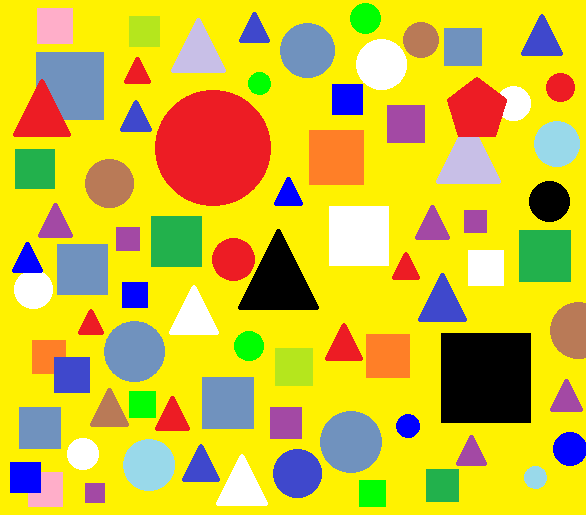
//> input picture test/detection triangle/t1.png, 586 x 515 px
$ ./triangle   (built with g++ and OpenCV 4)
//> lines starting //> are read from the running program, lines starting //| are printed output that depends on the picture; after the words box and inside, x2 and y2 are one past the last pixel; in counts of white or black regions, pixels touching at a corner belong together
#include "opencv2/opencv.hpp"
#include <iostream>


using namespace cv;

void drawStuff();
void drawAllTriangles(Mat&, const vector< vector<Point> >&);

Mat img_rgb,img_gray,canny_output,drawing;

int thresh = 100;
int max_thresh = 255;

int main(){
    img_rgb  = imread("t1.png");
//> img_rgb is the input picture: 515 rows x 586 cols, CV_8UC3; mean B, G, R 51.2, 191.9, 209.4
    cvtColor(img_rgb,img_gray,CV_RGB2GRAY);
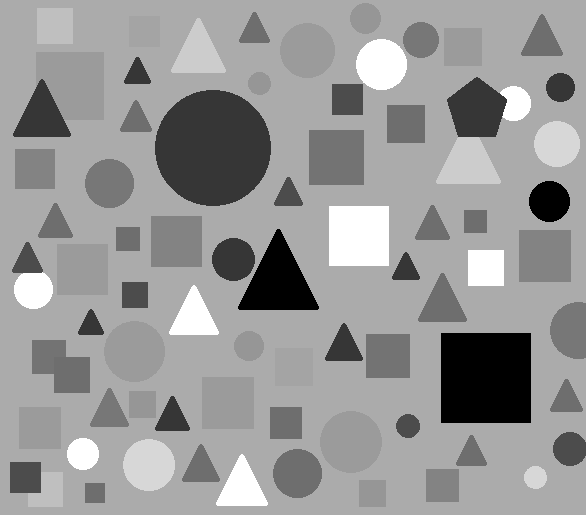
//> img_gray: 515 rows x 586 cols, CV_8UC1; min 0, max 255, mean 151.7
    imshow("InputImage",img_rgb);
    drawStuff();
    waitKey(0);
}

void drawStuff(){
    vector<vector<Point> > contours;
    vector<Vec4i> hierarchy;

    Canny( img_gray, canny_output, thresh, thresh*2, 3 );
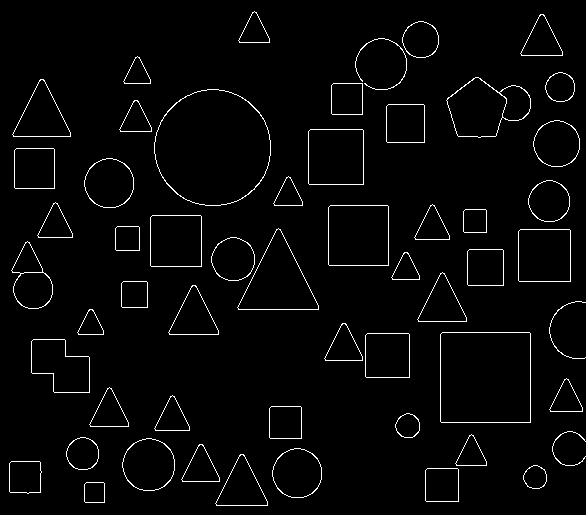
//> canny_output: 515 rows x 586 cols, CV_8UC1; 2.6% white in thin lines or dots
    imshow("Canny",canny_output);
    findContours( canny_output, contours, hierarchy, CV_RETR_TREE, CV_CHAIN_APPROX_SIMPLE, Point(0, 0) );
//> contours = 109 contours, 2 with area under 20; largest, box (x1, y1, x2, y2) and area: (154, 89, 271, 206) 10586, (154, 89, 271, 206) 10526, (440, 332, 531, 423) 8097, (440, 332, 531, 423) 8096, (328, 205, 389, 266) 3597
    drawing = Mat::zeros( canny_output.size(), CV_8UC3 );

    drawAllTriangles(drawing,contours);
    imshow("Triangles",drawing);
}

void drawAllTriangles(Mat& img, const vector< vector<Point> >& contours){
    vector<Point> approxTriangle;
    for(size_t i = 0; i < contours.size(); i++){
        approxPolyDP(contours[i], approxTriangle, arcLength(Mat(contours[i]), true)*0.05, true);
        if(approxTriangle.size() == 3){
            drawContours(img, contours, i, Scalar(0, 255, 255), CV_FILLED); // fill GREEN
            vector<Point>::iterator vertex;
        //    for(vertex = approxTriangle.begin(); vertex != approxTriangle.end(); ++vertex){
          //      circle(img, *vertex, 3, Scalar(0, 0, 255), 1);
            //}
        }
    }
//> this loop made 109 passes
//> approxTriangle on passes 7, 8, 9, 10, 13, 14, 19, 20, 26, 27, 28: 4 Points (x, y): [11, 461], [9, 491], [40, 492], [40, 462], 4 Points (x, y): [11, 461], [40, 462], [39, 492], [9, 491], 3 Points (x, y): [240, 454], [216, 505], [267, 505], 3 Points (x, y): [241, 454], [266, 505], [215, 503], 3 Points (x, y): [199, 444], [182, 481], [219, 481], 3 Points (x, y): [200, 444], [218, 481], [181, 479], 3 Points (x, y): [473, 435], [456, 465], [486, 465], 3 Points (x, y): [471, 434], [485, 465], [455, 463], 3 Points (x, y): [174, 396], [155, 430], [189, 430], 3 Points (x, y): [172, 395], [188, 430], [154, 428], 3 Points (x, y): [111, 388], [90, 426], [128, 426]
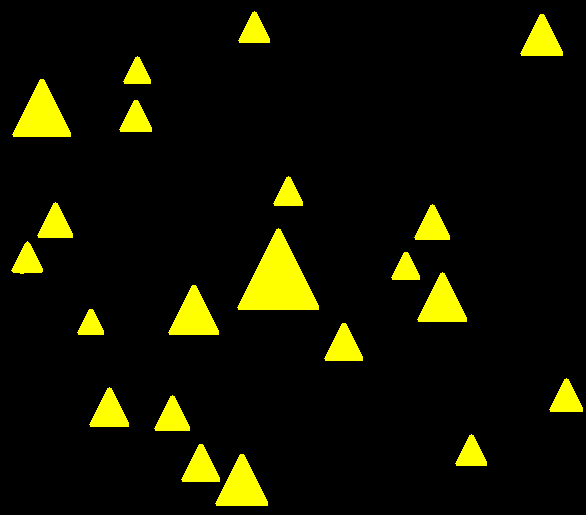
//> img: 515 rows x 586 cols, CV_8UC3; mean B, G, R 0, 17.6, 17.6
//> after the loop, approxTriangle = 3 Points (x, y): [254, 11], [268, 42], [238, 40]
}
